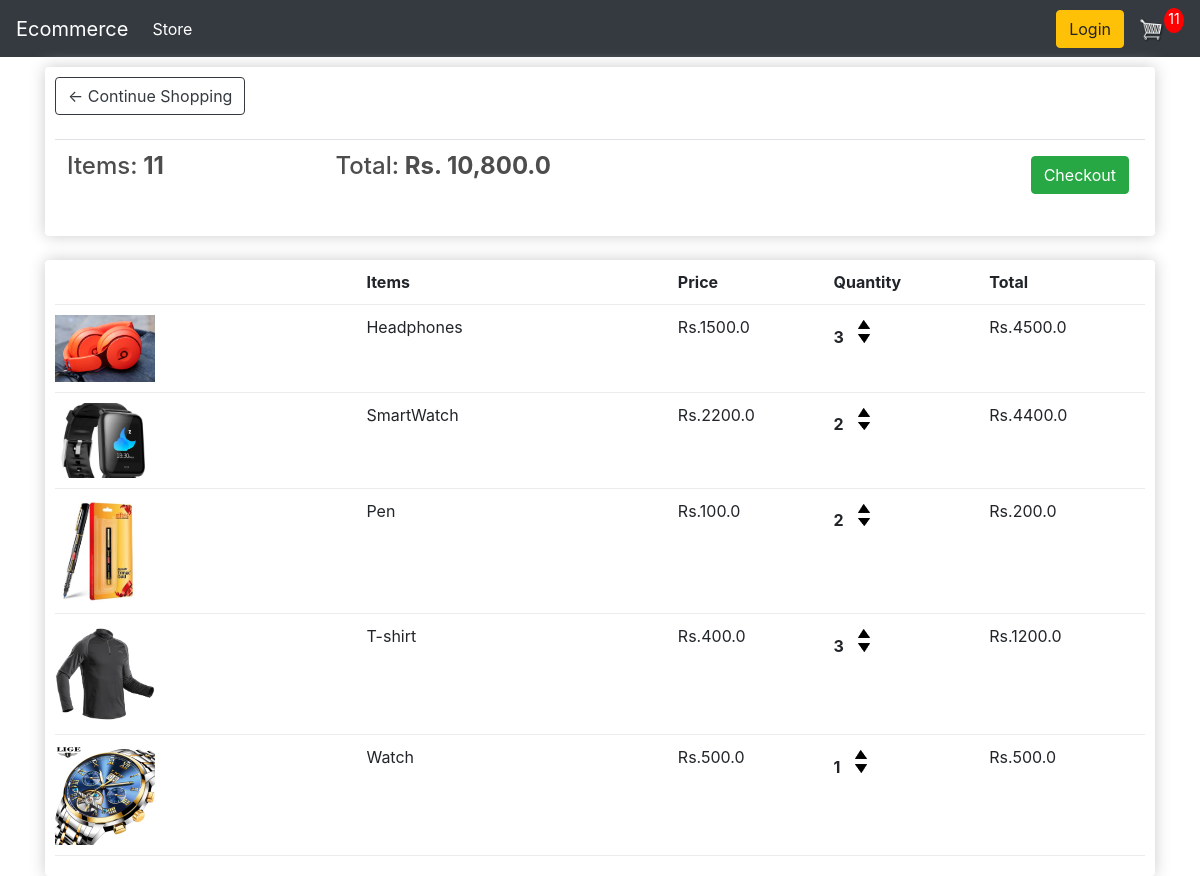
The page /cart/ (signed in) on the database as committed earlier.
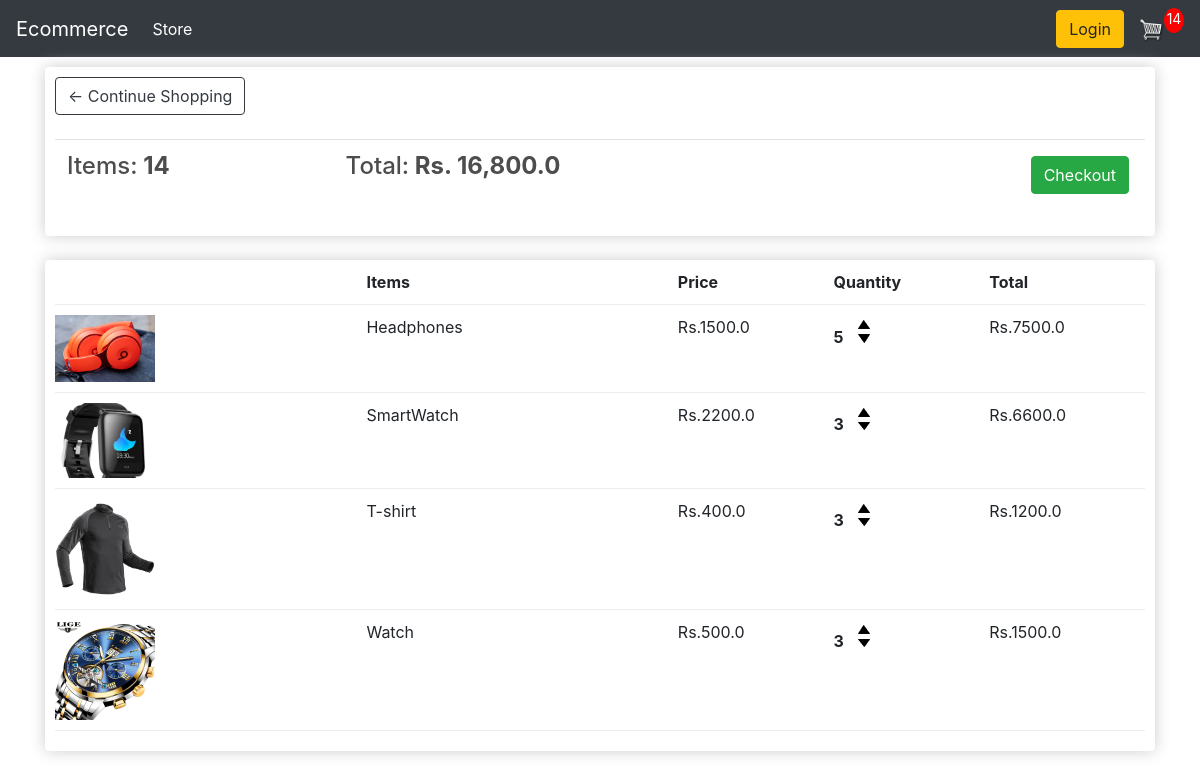
The same page on the database as committed later.
### store/models.py (models this page shows, shortened)
class Order(models.Model):
    customer = models.ForeignKey(
        Customer, on_delete=models.SET_NULL, blank=True, null=True)
    data_ordered = models.DateField(auto_now_add=True)
    complete = models.BooleanField(default=False, null=True, blank=False)
    transaction_id = models.CharField(max_length=200, null=True)
    @property
    def get_cart_total(self):
        orderitems = self.orderitem_set.all()
        total = sum([item.quantity for item in orderitems])
        return "{:,}".format(total)
    @property
    def get_cart_items(self):
        orderitems = self.orderitem_set.all()
        total = sum([item.get_total for item in orderitems])
        return "{:,}".format(total)

class OrderItem(models.Model):
    product = models.ForeignKey(Product, on_delete=models.SET_NULL, null=True)
    order = models.ForeignKey(Order, on_delete=models.SET_NULL, null=True)
    quantity = models.IntegerField(default=0, null=True, blank=True)
    date_added = models.DateTimeField(auto_now_add=True)
    @property
    def get_total(self):
        return self.product.price * self.quantity

class Product(models.Model):
    name = models.CharField(max_length=200, null=True)
    price = models.FloatField()
    digital = models.BooleanField(default=False, null=True, blank=False)
    image = models.ImageField(null=True, blank=True)

### store/views.py (the view)
# urls.py: path('cart/', views.cart, name='cart'),
def cart(request):
    if request.user.is_authenticated:
        customer = request.user.customer
        order, created = Order.objects.get_or_create(
            customer=customer, complete=False)
        items = order.orderitem_set.all()
        cartItems = order.get_cart_total
    else:
        items: []
        order = {'get_cart_total': 0, 'get_cart_items': 0}
        cartItems = order['get_cart_total']
    context = {'items': items, 'order': order,
               'cartItems': cartItems, 'shipping': False}
    return render(request, 'store/cart.html', context)

### store/templates/store/cart.html
{% extends 'store/main.html'%} {% load static %} {% block content %}
<div class="row">
  <div class="col-lg-12">
    <div class="box-element">
      <a class="btn btn-outline-dark" href="{% url 'store'%}"
        >&#x2190; Continue Shopping</a
      >
      <br />
      <br />
      <table class="table">
        <tr>
          <th>
            <h4>Items:<strong> {{order.get_cart_total}}</strong></h4>
          </th>
          <th>
            <h4>Total:<strong> Rs. {{order.get_cart_items}}</strong></h4>
          </th>
          <th>
            <a
              style="float: right; margin: 4px;"
              class="btn btn-success"
              href="{% url 'checkout' %}"
              >Checkout</a
            >
          </th>
        </tr>
      </table>
    </div>
    <br />
    <div class="box-element">
      <div class="cart-row">
        <div style="flex: 2;"></div>
        <div style="flex: 2;"><strong>Items</strong></div>
        <div style="flex: 1;"><strong>Price</strong></div>
        <div style="flex: 1;"><strong>Quantity</strong></div>
        <div style="flex: 1;"><strong>Total</strong></div>
      </div>
      {% for item in items %}
      <div class="cart-row">
        <div style="flex: 2;">
          <img class="row-image" src="{{item.product.image.url}}" />
        </div>
        <div style="flex: 2;"><p>{{item.product.name}}</p></div>
        <div style="flex: 1;"><p>Rs.{{item.product.price}}</p></div>
        <div style="flex: 1;">
          <p class="quantity">{{item.quantity}}</p>
          <div class="quantity">
            <img
              data-product="{{item.product.id}}"
              data-action="add"
              class="chg-quantity update-cart"
              src="{% static  'images/arrow-up.png' %}"
            />
            <img
              data-product="{{item.product.id}}"
              data-action="remove"
              class="chg-quantity update-cart"
              src="{% static  'images/arrow-down.png' %}"
            />
          </div>
        </div>
        <div style="flex: 1;"><p>Rs.{{item.get_total}}</p></div>
      </div>
      {% endfor %}
    </div>
  </div>
</div>
{% endblock %}

Rows that differ between the two databases and show on the page:
removed OrderItem: product.image (picture), product.name "Pen", product.price "100.0", quantity "2", get_total "200.0"
changed through a linked row, Order: get_cart_total "11" → "14"; get_cart_items "10,800.0" → "16,800.0"
changed OrderItem "Headphones": quantity "3" → "5"; get_total "4500.0" → "7500.0"
changed OrderItem "SmartWatch": quantity "2" → "3"; get_total "4400.0" → "6600.0"
changed OrderItem "Watch": quantity "1" → "3"; get_total "500.0" → "1500.0"
Other text that changed with them:
{{ cartItems }}: "11" → "14"
